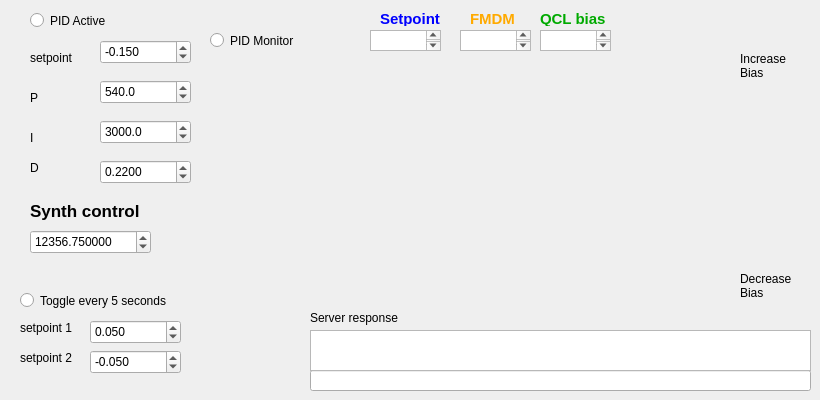
    <widget class="QWidget" name="pidfreq">
     <attribute name="title">
      <string>PID FRQ</string>
     </attribute>
     <widget class="QLineEdit" name="serverCommand_4">
      <property name="geometry">
       <rect>
        <x>310</x>
        <y>370</y>
        <width>501</width>
        <height>21</height>
       </rect>
      </property>
     </widget>
     <widget class="QDoubleSpinBox" name="spin_pidkd_2">
      <property name="geometry">
       <rect>
        <x>100</x>
        <y>160</y>
        <width>91</width>
        <height>24</height>
       </rect>
      </property>
      <property name="decimals">
       <number>4</number>
      </property>
      <property name="maximum">
       <double>1.000000000000000</double>
      </property>
      <property name="singleStep">
       <double>0.001000000000000</double>
      </property>
      <property name="value">
       <double>0.220000000000000</double>
      </property>
     </widget>
     <widget class="QRadioButton" name="btn_pidtoggle_2">
      <property name="geometry">
       <rect>
        <x>20</x>
        <y>290</y>
        <width>171</width>
        <height>21</height>
       </rect>
      </property>
      <property name="text">
       <string>Toggle every 5 seconds</string>
      </property>
      <property name="autoExclusive">
       <bool>false</bool>
      </property>
     </widget>
     <widget class="QLabel" name="label_66">
      <property name="geometry">
       <rect>
        <x>310</x>
        <y>310</y>
        <width>111</width>
        <height>16</height>
       </rect>
      </property>
      <property name="text">
       <string>Server response</string>
      </property>
     </widget>
     <widget class="QLabel" name="label_67">
      <property name="geometry">
       <rect>
        <x>740</x>
        <y>270</y>
        <width>71</width>
        <height>31</height>
       </rect>
      </property>
      <property name="text">
       <string>Decrease Bias</string>
      </property>
      <property name="wordWrap">
       <bool>true</bool>
      </property>
     </widget>
     <widget class="QLabel" name="label_68">
      <property name="geometry">
       <rect>
        <x>30</x>
        <y>130</y>
        <width>59</width>
        <height>15</height>
       </rect>
      </property>
      <property name="text">
       <string>I</string>
      </property>
     </widget>
     <widget class="QTextEdit" name="serverResponse_4">
      <property name="geometry">
       <rect>
        <x>310</x>
        <y>330</y>
        <width>501</width>
        <height>41</height>
       </rect>
      </property>
      <property name="font">
       <font>
        <pointsize>9</pointsize>
       </font>
      </property>
     </widget>
     <widget class="QLabel" name="label_69">
      <property name="geometry">
       <rect>
        <x>20</x>
        <y>350</y>
        <width>59</width>
        <height>15</height>
       </rect>
      </property>
      <property name="text">
       <string>setpoint 2</string>
      </property>
     </widget>
     <widget class="QLabel" name="label_79">
      <property name="geometry">
       <rect>
        <x>30</x>
        <y>50</y>
        <width>59</width>
        <height>15</height>
       </rect>
      </property>
      <property name="text">
       <string>setpoint</string>
      </property>
     </widget>
     <widget class="QDoubleSpinBox" name="spin_toggleset_3">
      <property name="geometry">
       <rect>
        <x>90</x>
        <y>350</y>
        <width>91</width>
        <height>24</height>
       </rect>
      </property>
      <property name="decimals">
       <number>3</number>
      </property>
      <property name="minimum">
       <double>-1.000000000000000</double>
      </property>
      <property name="maximum">
       <double>1.000000000000000</double>
      </property>
      <property name="singleStep">
       <double>0.025000000000000</double>
      </property>
      <property name="value">
       <double>-0.050000000000000</double>
      </property>
     </widget>
     <widget class="MplWidget" name="mpl_2" native="true">
      <property name="geometry">
       <rect>
        <x>210</x>
        <y>50</y>
        <width>521</width>
        <height>251</height>
       </rect>
      </property>
     </widget>
     <widget class="QRadioButton" name="btn_pidmonitor_2">
      <property name="geometry">
       <rect>
        <x>210</x>
        <y>30</y>
        <width>100</width>
        <height>21</height>
       </rect>
      </property>
      <property name="text">
       <string>PID Monitor</string>
      </property>
      <property name="autoExclusive">
       <bool>false</bool>
      </property>
     </widget>
     <widget class="QLabel" name="label_80">
      <property name="geometry">
       <rect>
        <x>30</x>
        <y>90</y>
        <width>59</width>
        <height>15</height>
       </rect>
      </property>
      <property name="text">
       <string>P</string>
      </property>
     </widget>
     <widget class="QDoubleSpinBox" name="spin_pidkp_2">
      <property name="geometry">
       <rect>
        <x>100</x>
        <y>80</y>
        <width>91</width>
        <height>24</height>
       </rect>
      </property>
      <property name="decimals">
       <number>1</number>
      </property>
      <property name="maximum">
       <double>10000.000000000000000</double>
      </property>
      <property name="value">
       <double>540.000000000000000</double>
      </property>
     </widget>
     <widget class="QDoubleSpinBox" name="spin_pidsp_2">
      <property name="geometry">
       <rect>
        <x>100</x>
        <y>40</y>
        <width>91</width>
        <height>24</height>
       </rect>
      </property>
      <property name="decimals">
       <number>3</number>
      </property>
      <property name="minimum">
       <double>-1.000000000000000</double>
      </property>
      <property name="maximum">
       <double>1.000000000000000</double>
      </property>
      <property name="singleStep">
       <double>0.025000000000000</double>
      </property>
      <property name="value">
       <double>-0.150000000000000</double>
      </property>
     </widget>
     <widget class="QLabel" name="label_81">
      <property name="geometry">
       <rect>
        <x>20</x>
        <y>320</y>
        <width>59</width>
        <height>15</height>
       </rect>
      </property>
      <property name="text">
       <string>setpoint 1</string>
      </property>
     </widget>
     <widget class="QDoubleSpinBox" name="spin_toggleset_4">
      <property name="geometry">
       <rect>
        <x>90</x>
        <y>320</y>
        <width>91</width>
        <height>24</height>
       </rect>
      </property>
      <property name="decimals">
       <number>3</number>
      </property>
      <property name="minimum">
       <double>-1.000000000000000</double>
      </property>
      <property name="maximum">
       <double>1.000000000000000</double>
      </property>
      <property name="singleStep">
       <double>0.025000000000000</double>
      </property>
      <property name="value">
       <double>0.050000000000000</double>
      </property>
     </widget>
     <widget class="QLabel" name="label_82">
      <property name="geometry">
       <rect>
        <x>740</x>
        <y>50</y>
        <width>71</width>
        <height>31</height>
       </rect>
      </property>
      <property name="text">
       <string>Increase Bias</string>
      </property>
      <property name="wordWrap">
       <bool>true</bool>
      </property>
     </widget>
     <widget class="QDoubleSpinBox" name="spin_pidki_2">
      <property name="geometry">
       <rect>
        <x>100</x>
        <y>120</y>
        <width>91</width>
        <height>24</height>
       </rect>
      </property>
      <property name="decimals">
       <number>1</number>
      </property>
      <property name="maximum">
       <double>10000.000000000000000</double>
      </property>
      <property name="value">
       <double>3000.000000000000000</double>
      </property>
     </widget>
     <widget class="QLabel" name="label_83">
      <property name="geometry">
       <rect>
        <x>30</x>
        <y>160</y>
        <width>59</width>
        <height>15</height>
       </rect>
      </property>
      <property name="text">
       <string>D</string>
      </property>
     </widget>
     <widget class="QRadioButton" name="btn_frqpid">
      <property name="geometry">
       <rect>
        <x>30</x>
        <y>10</y>
        <width>100</width>
        <height>21</height>
       </rect>
      </property>
      <property name="text">
       <string>PID Active</string>
      </property>
      <property name="autoExclusive">
       <bool>false</bool>
      </property>
     </widget>
     <widget class="QLabel" name="label_18">
      <property name="geometry">
       <rect>
        <x>470</x>
        <y>10</y>
        <width>61</width>
        <height>16</height>
       </rect>
      </property>
      <property name="text">
       <string>&lt;html&gt;&lt;head/&gt;&lt;body&gt;&lt;p&gt;&lt;span style=&quot; font-size:11pt; font-weight:600; color:#ffaa00;&quot;&gt;FMDM&lt;/span&gt;&lt;/p&gt;&lt;/body&gt;&lt;/html&gt;</string>
      </property>
     </widget>
     <widget class="QLabel" name="label_35">
      <property name="geometry">
       <rect>
        <x>540</x>
        <y>10</y>
        <width>111</width>
        <height>16</height>
       </rect>
      </property>
      <property name="text">
       <string>&lt;html&gt;&lt;head/&gt;&lt;body&gt;&lt;p&gt;&lt;span style=&quot; font-size:11pt; font-weight:600; color:#00aa00;&quot;&gt;QCL bias&lt;/span&gt;&lt;/p&gt;&lt;/body&gt;&lt;/html&gt;</string>
      </property>
     </widget>
     <widget class="QLabel" name="label_36">
      <property name="geometry">
       <rect>
        <x>380</x>
        <y>10</y>
        <width>91</width>
        <height>16</height>
       </rect>
      </property>
      <property name="text">
       <string>&lt;html&gt;&lt;head/&gt;&lt;body&gt;&lt;p&gt;&lt;span style=&quot; font-size:11pt; font-weight:600; color:#0000ff;&quot;&gt;Setpoint&lt;/span&gt;&lt;/p&gt;&lt;/body&gt;&lt;/html&gt;</string>
      </property>
     </widget>
     <widget class="QTextEdit" name="textEdit_1">
      <property name="geometry">
       <rect>
        <x>370</x>
        <y>30</y>
        <width>71</width>
        <height>21</height>
       </rect>
      </property>
     </widget>
     <widget class="QTextEdit" name="textEdit_2">
      <property name="geometry">
       <rect>
        <x>460</x>
        <y>30</y>
        <width>71</width>
        <height>21</height>
       </rect>
      </property>
     </widget>
     <widget class="QTextEdit" name="textEdit_3">
      <property name="geometry">
       <rect>
        <x>540</x>
        <y>30</y>
        <width>71</width>
        <height>21</height>
       </rect>
      </property>
     </widget>
     <widget class="QLabel" name="label_37">
      <property name="geometry">
       <rect>
        <x>30</x>
        <y>200</y>
        <width>141</width>
        <height>21</height>
       </rect>
      </property>
      <property name="font">
       <font>
        <pointsize>13</pointsize>
        <weight>75</weight>
        <bold>true</bold>
       </font>
      </property>
      <property name="text">
       <string>Synth control</string>
      </property>
     </widget>
     <widget class="QDoubleSpinBox" name="spin_synth_freq">
      <property name="geometry">
       <rect>
        <x>30</x>
        <y>230</y>
        <width>121</width>
        <height>24</height>
       </rect>
      </property>
      <property name="layoutDirection">
       <enum>Qt::LeftToRight</enum>
      </property>
      <property name="decimals">
       <number>6</number>
      </property>
      <property name="minimum">
       <double>12338.671000000000276</double>
      </property>
      <property name="maximum">
       <double>12372.786000000000058</double>
      </property>
      <property name="singleStep">
       <double>0.010000000000000</double>
      </property>
      <property name="value">
       <double>12356.750000000000000</double>
      </property>
     </widget>
    </widget>
